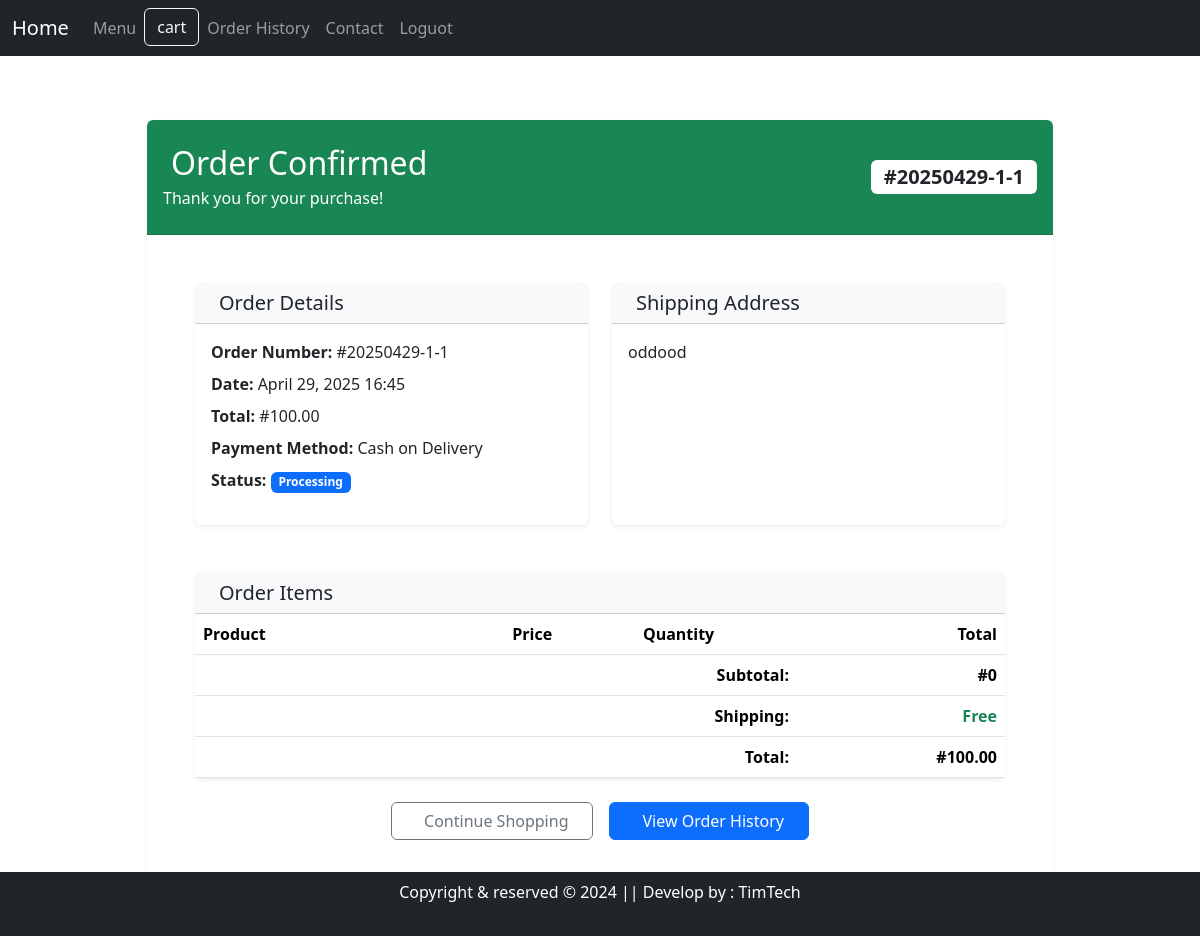
The page /order-confirmation/7/ (signed in) on the database as committed earlier.
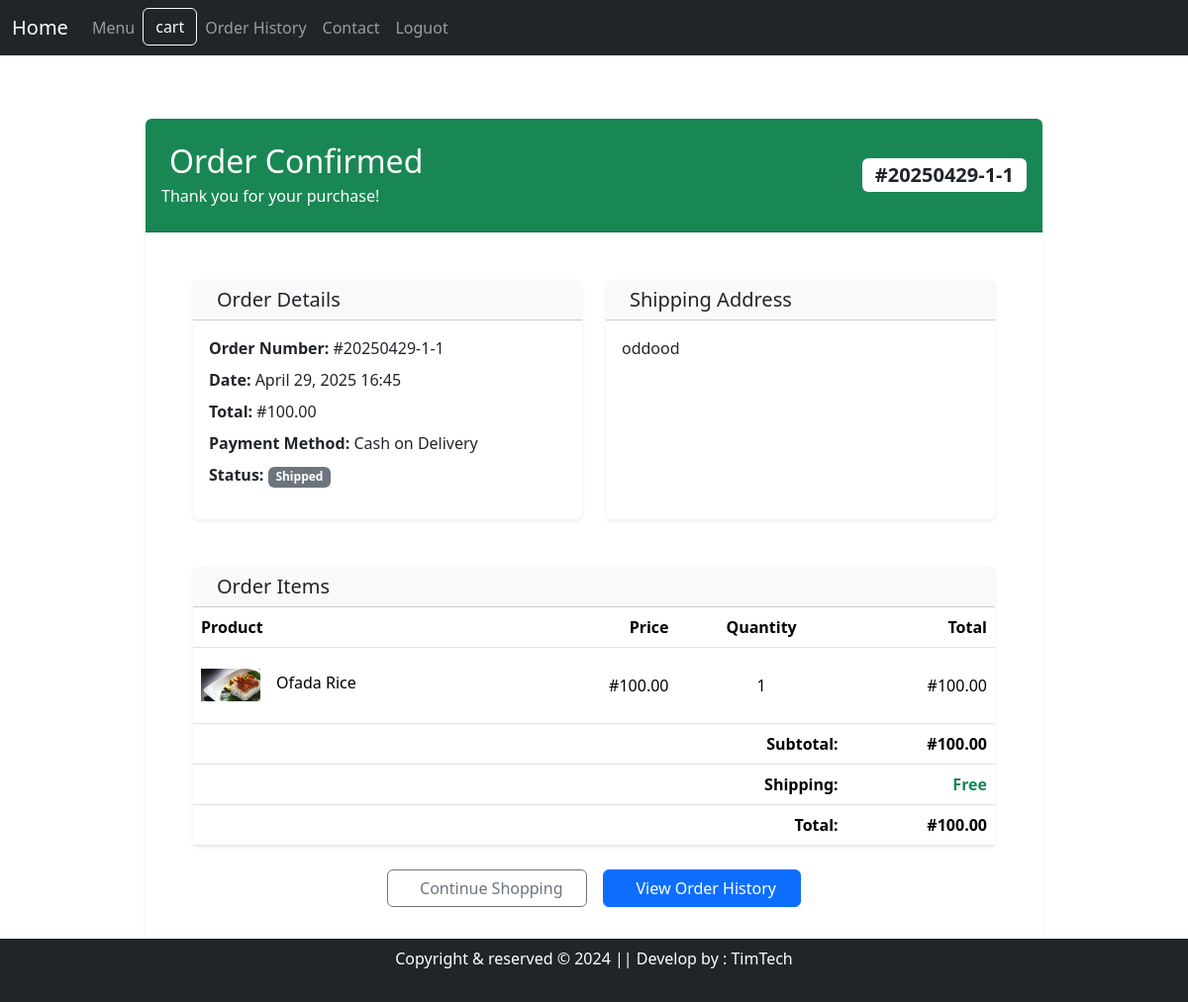
The same page on the database as committed later.
### Fapp/models.py (models this page shows, shortened)
class Order(models.Model):
    STATUS_CHOICES = [
        ('pending', 'Pending'),
        ('processing', 'Processing'),
        ('shipped', 'Shipped'),
        ('completed', 'Completed'),
        ('cancelled', 'Cancelled'),
    ]
    PAYMENT_CHOICES = [
        ('credit_card', 'Credit Card'),
        ('paypal', 'PayPal'),
        ('bank_transfer', 'Bank Transfer'),
        ('cash_on_delivery', 'Cash on Delivery'),
    ]
    user = models.ForeignKey(settings.AUTH_USER_MODEL, on_delete=models.CASCADE)
    cart = models.ForeignKey(Cart, on_delete=models.PROTECT)
    order_number = models.CharField(max_length=20, unique=True)
    total_price = models.DecimalField(max_digits=10, decimal_places=2)
    shipping_address = models.TextField()
    billing_address = models.TextField()
    payment_method = models.CharField(max_length=20, choices=PAYMENT_CHOICES)
    status = models.CharField(max_length=20, choices=STATUS_CHOICES, default='pending')
    created_at = models.DateTimeField(auto_now_add=True)
    updated_at = models.DateTimeField(auto_now=True)
    class Meta:
        ordering = ['-created_at']

class Cart(models.Model):
    user = models.ForeignKey(settings.AUTH_USER_MODEL, on_delete=models.CASCADE, null=True, blank=True)
    session_key = models.CharField(max_length=40, null=True, blank=True)
    created_at = models.DateTimeField(auto_now_add=True)
    updated_at = models.DateTimeField(auto_now=True)
    def get_total_price(self):
        return sum(item.get_total_price() for item in self.items.all())

class CartItem(models.Model):
    cart = models.ForeignKey(Cart, related_name='items', on_delete=models.CASCADE)
    product = models.ForeignKey(Product, on_delete=models.CASCADE)
    quantity = models.PositiveIntegerField(default=1)
    price = models.DecimalField(max_digits=10, decimal_places=2)  # Snapshot of price at time of adding
    def get_total_price(self):
        return self.price * self.quantity

class Product(models.Model):
    name = models.CharField(max_length=255)
    price = models.FloatField()
    quantity = models.IntegerField()
    description = models.TextField(null=True)
    image = models.ImageField(upload_to='images', max_length=2080)

### Fapp/views.py (the view)
# urls.py: path('order-confirmation/<int:order_id>/', views.order_confirmation, name='order_confirmation'),
@login_required
def order_confirmation(request, order_id):
    order = get_object_or_404(Order, id=order_id, user=request.user)
    return render(request, 'order_confirmation.html', {'order': order})

### Fapp/templates/order_confirmation.html (shortened to what this page needs)
{% extends 'base.html' %}
{% load static %}
{% block content %}
<div class="container py-5">
    <div class="row justify-content-center">
        <div class="col-lg-10">
            <div class="card shadow-sm border-0 overflow-hidden">
                <div class="card-header bg-success text-white py-4">
                    <div class="d-flex justify-content-between align-items-center">
                        <div>
                            <h2 class="mb-1">Order Confirmed</h2>
                            <p class="mb-0">Thank you for your purchase!</p>
                        </div>
                        <span class="badge bg-white text-dark fs-5">#{{ order.order_number }}</span>
                    </div>
                </div>
                <div class="card-body p-4 p-lg-5">
                    <div class="row g-4 mb-5">
                        <div class="col-md-6">
                            <div class="card h-100 border-0 shadow-sm">
                                <div class="card-header bg-light">
                                    <h5 class="mb-0">Order Details</h5>
                                </div>
                                <div class="card-body">
                                    <ul class="list-unstyled">
                                        <li class="mb-2"><strong>Order Number:</strong> #{{ order.order_number }}</li>
                                        <li class="mb-2"><strong>Date:</strong> {{ order.created_at|date:"F j, Y H:i" }}</li>
                                        <li class="mb-2"><strong>Total:</strong> #{{ order.total_price }}</li>
                                        <li class="mb-2"><strong>Payment Method:</strong> {{ order.get_payment_method_display }}</li>
                                        <li>
                                            <strong>Status:</strong>
                                            <span class="badge
                                                {% if order.status == 'completed' %}bg-success
                                                {% elif order.status == 'cancelled' %}bg-danger
                                                {% elif order.status == 'processing' %}bg-primary
                                                {% else %}bg-secondary{% endif %}">
                                                {{ order.get_status_display }}
                                            </span>
                                        </li>
                                    </ul>
                                </div>
                            </div>
                        </div>
                        <div class="col-md-6">
                            <div class="card h-100 border-0 shadow-sm">
                                <div class="card-header bg-light">
                                    <h5 class="mb-0">Shipping Address</h5>
                                </div>
                                <div class="card-body">
                                    <address class="mb-0">
                                        {{ order.shipping_address|linebreaks }}
                                    </address>
                                </div>
                            </div>
                        </div>
                    </div>
                    <div class="card border-0 shadow-sm mb-4">
                        <div class="card-header bg-light">
                            <h5 class="mb-0">Order Items</h5>
                        </div>
                        <div class="card-body p-0">
                            <div class="table-responsive">
                                <table class="table mb-0">
                                    <thead class="bg-light">
                                        <tr>
                                            <th>Product</th>
                                            <th class="text-end">Price</th>
                                            <th class="text-center">Quantity</th>
                                            <th class="text-end">Total</th>
                                        </tr>
                                    </thead>
                                    <tbody>
                                        {% for item in order.cart.items.all %}
                                        <tr>
                                            <td>
                                                <div class="d-flex align-items-center">
                                                    <img src="{{ item.product.image.url }}" alt="{{ item.product.name }}"
                                                         class="img-fluid rounded me-3" style="width: 60px; height: 60px; object-fit: contain;">
                                                    <div>
                                                        <h6 class="mb-1">{{ item.product.name }}</h6>
                                                    </div>
                                                </div>
                                            </td>
                                            <td class="align-middle text-end">#{{ item.price }}</td>
                                            <td class="align-middle text-center">{{ item.quantity }}</td>
                                            <td class="align-middle text-end">#{{ item.get_total_price }}</td>
                                        </tr>
                                        {% endfor %}
                                    </tbody>
                                    <tfoot class="bg-light">
                                        <tr>
                                            <td colspan="3" class="text-end fw-bold">Subtotal:</td>
                                            <td class="text-end fw-bold">#{{ order.cart.get_total_price }}</td>
                                        </tr>
                                        <tr>
                                            <td colspan="3" class="text-end fw-bold">Shipping:</td>
                                            <td class="text-end text-success fw-bold">Free</td>
                                        </tr>
                                        <tr>
                                            <td colspan="3" class="text-end fw-bold">Total:</td>
                                            <td class="text-end fw-bold">#{{ order.total_price }}</td>
                                        </tr>
                                    </tfoot>
                                </table>
                            </div>
                        </div>
                    </div>
                    <div class="d-flex justify-content-center gap-3">
                        <a href="{% url 'menu' %}" class="btn btn-outline-secondary px-4">
                            Continue Shopping
                        </a>
                        <a href="{% url 'order_history' %}" class="btn btn-primary px-4">
                            View Order History
                        </a>
                    </div>
                </div>
            </div>
        </div>
    </div>
</div>
{% endblock %}

### Fapp/templates/base.html (shortened to what this page needs)
<!doctype html>
<html lang="en">
  <head>
    <link href="https://cdn.jsdelivr.net/npm/bootstrap@5.3.3/dist/css/bootstrap.min.css" rel="stylesheet">
  </head>
  <body>
	{% include 'navbar.html' %}
	<br><br><br>
	<div class="container">
	{% block  content %}{% endblock  %}
	</div>
	<div class="container-fluid bg-dark text-white fixed-bottom text-center p-2 mt-5">
		Copyright & reserved &copy 2024 || Develop by : TimTech
		<br><br>
	</div>
  </body>
</html>

### Fapp/templates/navbar.html (shortened to what this page needs)
<nav class="navbar navbar-expand-lg navbar-dark bg-dark fixed-top">
	<div class="container-fluid">
	  <a class="navbar-brand" href="{% url 'home' %}">Home</a>
	  <div class="collapse navbar-collapse" id="navbarSupportedContent">
		<ul class="navbar-nav me-auto mb-2 mb-lg-0">
			{% if user.is_authenticated %}
			<li class="nav-item">
				<a class="nav-link" href="{% url 'menu' %}">Menu</a>
			</li>
			<li>
				<a href="{% url 'cart_detail' %}" class="btn btn-outline-light position-relative">cart
				</a>
			</li>
			<li class="nav-item">
				<a class="nav-link" href="{% url 'order_history' %}">Order History</a>
			</li>
			<li class="nav-item">
				<a class="nav-link" href="{% url 'contact' %}">Contact</a>
			</li>
			<li class="nav-item">
				<a class="nav-link" href="{% url 'logout' %}">Loguot</a>
			</li>
			{% endif %}
		</ul>
	  </div>
	</div>
</nav>

Rows that differ between the two databases and show on the page:
changed Order "Cash on Delivery": status "Processing" → "Shipped"; cart.get_total_price "0" → "100.00"
added CartItem: product.image (picture), product.name "Ofada Rice", price "100.00", quantity "1", get_total_price "100.00"
